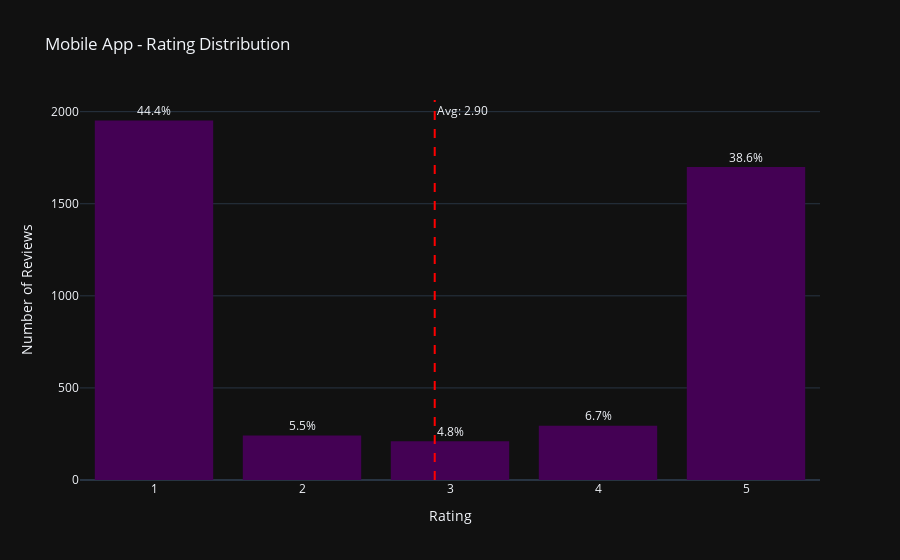

Source (notebook cell):
### Markdown cell above
### Rating Distribution Visualization

### Code cell
# Create rating distribution visualization
rating_viz = runner.visualizer.plot_rating_distribution(
    data=analyzed_df,
    title="Mobile App - Rating Distribution",
    use_plotly=True,
    close_fig=False
)

# Display the figure
rating_viz["figure"].show()

### Figure 1 — Plotly figure (JSON) as saved in the notebook; plotly's stock layout.template omitted (floating-point values rounded to 4 significant figures; data arrays with more than 128 entries replaced by an {"elided": "..."} marker saying what was removed)
{"data": [{"bingroup": "x", "hovertemplate": "Rating=%{x}<br>count=%{y}<extra></extra>", "legendgroup": "", "marker": {"color": "#440154", "pattern": {"shape": ""}}, "name": "", "nbinsx": 5, "orientation": "v", "showlegend": false, "type": "histogram", "x": {"elided": "4398 int values"}, "xaxis": "x", "yaxis": "y"}], "layout": {"annotations": [{"showarrow": false, "text": "Avg: 2.90", "x": 2.897, "xanchor": "left", "xref": "x", "y": 1, "yanchor": "top", "yref": "y domain"}, {"showarrow": false, "text": "44.4%", "x": 1, "y": 1952, "yshift": 10}, {"showarrow": false, "text": "5.5%", "x": 2, "y": 242, "yshift": 10}, {"showarrow": false, "text": "4.8%", "x": 3, "y": 211, "yshift": 10}, {"showarrow": false, "text": "6.7%", "x": 4, "y": 294, "yshift": 10}, {"showarrow": false, "text": "38.6%", "x": 5, "y": 1699, "yshift": 10}], "bargap": 0.2, "barmode": "relative", "legend": {"tracegroupgap": 0}, "shapes": [{"line": {"color": "red", "dash": "dash"}, "type": "line", "x0": 2.897, "x1": 2.897, "xref": "x", "y0": 0, "y1": 1, "yref": "y domain"}], "title": {"text": "Mobile App - Rating Distribution"}, "xaxis": {"anchor": "y", "domain": [0, 1], "dtick": 1, "tickmode": "linear", "title": {"text": "Rating"}}, "yaxis": {"anchor": "x", "domain": [0, 1], "title": {"text": "Number of Reviews"}}}}
